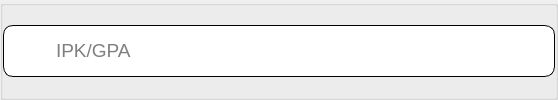
                  <widget class="QGroupBox" name="gpaIndex">
                   <property name="title">
                    <string/>
                   </property>
                   <layout class="QHBoxLayout" name="horizontalLayout_20">
                    <property name="spacing">
                     <number>0</number>
                    </property>
                    <property name="leftMargin">
                     <number>0</number>
                    </property>
                    <property name="topMargin">
                     <number>0</number>
                    </property>
                    <property name="rightMargin">
                     <number>0</number>
                    </property>
                    <property name="bottomMargin">
                     <number>0</number>
                    </property>
                    <item>
                     <widget class="QGroupBox" name="groupBox_8">
                      <property name="sizePolicy">
                       <sizepolicy hsizetype="Fixed" vsizetype="Fixed">
                        <horstretch>0</horstretch>
                        <verstretch>0</verstretch>
                       </sizepolicy>
                      </property>
                      <property name="minimumSize">
                       <size>
                        <width>100</width>
                        <height>0</height>
                       </size>
                      </property>
                      <property name="maximumSize">
                       <size>
                        <width>1250</width>
                        <height>16777215</height>
                       </size>
                      </property>
                      <property name="styleSheet">
                       <string notr="true">border-style:solid;
border-width:1px;
border-radius: 10px;
background-color:white;</string>
                      </property>
                      <property name="title">
                       <string/>
                      </property>
                      <layout class="QHBoxLayout" name="horizontalLayout_10">
                       <property name="spacing">
                        <number>10</number>
                       </property>
                       <property name="leftMargin">
                        <number>10</number>
                       </property>
                       <property name="topMargin">
                        <number>10</number>
                       </property>
                       <property name="rightMargin">
                        <number>0</number>
                       </property>
                       <property name="bottomMargin">
                        <number>10</number>
                       </property>
                       <item>
                        <widget class="QGroupBox" name="groupBox_9">
                         <property name="sizePolicy">
                          <sizepolicy hsizetype="Expanding" vsizetype="Expanding">
                           <horstretch>0</horstretch>
                           <verstretch>0</verstretch>
                          </sizepolicy>
                         </property>
                         <property name="maximumSize">
                          <size>
                           <width>30</width>
                           <height>30</height>
                          </size>
                         </property>
                         <property name="styleSheet">
                          <string notr="true">border:none;</string>
                         </property>
                         <property name="title">
                          <string/>
                         </property>
                         <layout class="QVBoxLayout" name="verticalLayout_10">
                          <property name="leftMargin">
                           <number>0</number>
                          </property>
                          <property name="topMargin">
                           <number>0</number>
                          </property>
                          <property name="rightMargin">
                           <number>0</number>
                          </property>
                          <property name="bottomMargin">
                           <number>0</number>
                          </property>
                          <item>
                           <widget class="QLabel" name="mbtiLabel_3">
                            <property name="sizePolicy">
                             <sizepolicy hsizetype="Minimum" vsizetype="Minimum">
                              <horstretch>0</horstretch>
                              <verstretch>0</verstretch>
                             </sizepolicy>
                            </property>
                            <property name="minimumSize">
                             <size>
                              <width>30</width>
                              <height>30</height>
                             </size>
                            </property>
                            <property name="maximumSize">
                             <size>
                              <width>30</width>
                              <height>30</height>
                             </size>
                            </property>
                            <property name="text">
                             <string/>
                            </property>
                            <property name="pixmap">
                             <pixmap resource="test.qrc">:/logo/assets/graduation-cap-bold-svgrepo-com.svg</pixmap>
                            </property>
                            <property name="scaledContents">
                             <bool>true</bool>
                            </property>
                           </widget>
                          </item>
                         </layout>
                        </widget>
                       </item>
                       <item>
                        <widget class="QLineEdit" name="mbtiBox_3">
                         <property name="sizePolicy">
                          <sizepolicy hsizetype="Expanding" vsizetype="Fixed">
                           <horstretch>0</horstretch>
                           <verstretch>0</verstretch>
                          </sizepolicy>
                         </property>
                         <property name="minimumSize">
                          <size>
                           <width>500</width>
                           <height>0</height>
                          </size>
                         </property>
                         <property name="maximumSize">
                          <size>
                           <width>1250</width>
                           <height>16777215</height>
                          </size>
                         </property>
                         <property name="font">
                          <font>
                           <pointsize>14</pointsize>
                          </font>
                         </property>
                         <property name="styleSheet">
                          <string notr="true">border:none;
</string>
                         </property>
                         <property name="inputMask">
                          <string/>
                         </property>
                         <property name="text">
                          <string/>
                         </property>
                         <property name="placeholderText">
                          <string>IPK/GPA</string>
                         </property>
                         <property name="clearButtonEnabled">
                          <bool>false</bool>
                         </property>
                        </widget>
                       </item>
                      </layout>
                     </widget>
                    </item>
                   </layout>
                  </widget>
